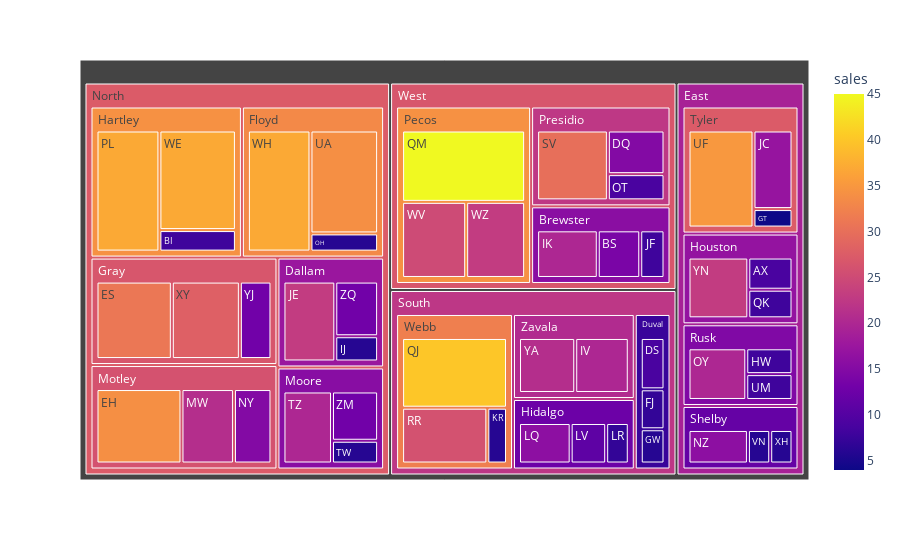

Notebook code cell kept with this figure:
### Code cell
# Add Tree Map

fig = px.treemap(df_practice,
                 path=['region', 'county', 'salesperson'],
                 values='sales',
                 color='sales',
                 hover_name='calls'
                )
fig.show()

### Figure 1 — Plotly figure (JSON) as saved in the notebook; plotly's stock layout.template omitted (floating-point values rounded to 4 significant figures)
{"data": [{"branchvalues": "total", "customdata": [[9], [8], [14], [15], [9], [34], [31], [7], [4], [6], [8], [6], [20], [20], [17], [23], [8], [6], [16], [7], [11], [21], [15], [16], [6], [9], [20], [37], [40], [8], [45], [26], [30], [6], [20], [34], [35], [8], [6], [37], [37], [25], [23], [6], [28], [21], [13], [23], [13], [13], [15.71], [17.48], [7.545], [33.26], [26.58], [34.17], [12.53], [16.85], [15.51], [26.03], [34.18], [22.33], [14.67], [11.71], [27.32], [32.11], [20.51], [19.12], [27.32], [22.16], [26.69]], "domain": {"x": [0, 1], "y": [0, 1]}, "hovertemplate": "<b>%{hovertext}</b><br><br>labels=%{label}<br>sales_sum=%{value}<br>parent=%{parent}<br>id=%{id}<br>sales=%{color}<extra></extra>", "hovertext": [42, 24, 33, 40, 42, 44, 49, 20, 30, 20, 20, 20, 33, 28, 21, 35, 20, 20, 41, 39, 21, 22, 35, 45, 31, 35, 40, 42, 46, 22, 48, 48, 45, 33, 33, 44, 49, 24, 29, 39, 44, 30, 37, 47, 31, 25, 35, 38, 21, 49, "(?)", "(?)", "(?)", "(?)", "(?)", "(?)", "(?)", "(?)", "(?)", "(?)", "(?)", "(?)", "(?)", "(?)", "(?)", "(?)", "(?)", "(?)", "(?)", "(?)", "(?)"], "ids": ["East/Houston/AX", "North/Hartley/BI", "West/Brewster/BS", "West/Presidio/DQ", "South/Duval/DS", "North/Motley/EH", "North/Gray/ES", "South/Duval/FJ", "East/Tyler/GT", "South/Duval/GW", "East/Rusk/HW", "North/Dallam/IJ", "West/Brewster/IK", "South/Zavala/IV", "East/Tyler/JC", "North/Dallam/JE", "West/Brewster/JF", "South/Webb/KR", "South/Hidalgo/LQ", "South/Hidalgo/LR", "South/Hidalgo/LV", "North/Motley/MW", "North/Motley/NY", "East/Shelby/NZ", "North/Floyd/OH", "West/Presidio/OT", "East/Rusk/OY", "North/Hartley/PL", "South/Webb/QJ", "East/Houston/QK", "West/Pecos/QM", "South/Webb/RR", "West/Presidio/SV", "North/Moore/TW", "North/Moore/TZ", "North/Floyd/UA", "East/Tyler/UF", "East/Rusk/UM", "East/Shelby/VN", "North/Hartley/WE", "North/Floyd/WH", "West/Pecos/WV", "West/Pecos/WZ", "East/Shelby/XH", "North/Gray/XY", "South/Zavala/YA", "North/Gray/YJ", "East/Houston/YN", "North/Moore/ZM", "North/Dallam/ZQ", "West/Brewster", "North/Dallam", "South/Duval", "North/Floyd", "North/Gray", "North/Hartley", "South/Hidalgo", "East/Houston", "North/Moore", "North/Motley", "West/Pecos", "West/Presidio", "East/Rusk", "East/Shelby", "East/Tyler", "South/Webb", "South/Zavala", "East", "North", "South", "West"], "labels": ["AX", "BI", "BS", "DQ", "DS", "EH", "ES", "FJ", "GT", "GW", "HW", "IJ", "IK", "IV", "JC", "JE", "JF", "KR", "LQ", "LR", "LV", "MW", "NY", "NZ", "OH", "OT", "OY", "PL", "QJ", "QK", "QM", "RR", "SV", "TW", "TZ", "UA", "UF", "UM", "VN", "WE", "WH", "WV", "WZ", "XH", "XY", "YA", "YJ", "YN", "ZM", "ZQ", "Brewster", "Dallam", "Duval", "Floyd", "Gray", "Hartley", "Hidalgo", "Houston", "Moore", "Motley", "Pecos", "Presidio", "Rusk", "Shelby", "Tyler", "Webb", "Zavala", "East", "North", "South", "West"], "marker": {"coloraxis": "coloraxis", "colors": [9, 8, 14, 15, 9, 34, 31, 7, 4, 6, 8, 6, 20, 20, 17, 23, 8, 6, 16, 7, 11, 21, 15, 16, 6, 9, 20, 37, 40, 8, 45, 26, 30, 6, 20, 34, 35, 8, 6, 37, 37, 25, 23, 6, 28, 21, 13, 23, 13, 13, 15.71, 17.48, 7.545, 33.26, 26.58, 34.17, 12.53, 16.85, 15.51, 26.03, 34.18, 22.33, 14.67, 11.71, 27.32, 32.11, 20.51, 19.12, 27.32, 22.16, 26.69]}, "name": "", "parents": ["East/Houston", "North/Hartley", "West/Brewster", "West/Presidio", "South/Duval", "North/Motley", "North/Gray", "South/Duval", "East/Tyler", "South/Duval", "East/Rusk", "North/Dallam", "West/Brewster", "South/Zavala", "East/Tyler", "North/Dallam", "West/Brewster", "South/Webb", "South/Hidalgo", "South/Hidalgo", "South/Hidalgo", "North/Motley", "North/Motley", "East/Shelby", "North/Floyd", "West/Presidio", "East/Rusk", "North/Hartley", "South/Webb", "East/Houston", "West/Pecos", "South/Webb", "West/Presidio", "North/Moore", "North/Moore", "North/Floyd", "East/Tyler", "East/Rusk", "East/Shelby", "North/Hartley", "North/Floyd", "West/Pecos", "West/Pecos", "East/Shelby", "North/Gray", "South/Zavala", "North/Gray", "East/Houston", "North/Moore", "North/Dallam", "West", "North", "South", "North", "North", "North", "South", "East", "North", "North", "West", "West", "East", "East", "East", "South", "South", "", "", "", ""], "type": "treemap", "values": [9, 8, 14, 15, 9, 34, 31, 7, 4, 6, 8, 6, 20, 20, 17, 23, 8, 6, 16, 7, 11, 21, 15, 16, 6, 9, 20, 37, 40, 8, 45, 26, 30, 6, 20, 34, 35, 8, 6, 37, 37, 25, 23, 6, 28, 21, 13, 23, 13, 13, 42, 42, 22, 77, 72, 82, 34, 40, 39, 70, 93, 54, 36, 28, 56, 72, 41, 160, 382, 169, 189]}], "layout": {"coloraxis": {"colorbar": {"title": {"text": "sales"}}, "colorscale": [[0, "#0d0887"], [0.1111, "#46039f"], [0.2222, "#7201a8"], [0.3333, "#9c179e"], [0.4444, "#bd3786"], [0.5556, "#d8576b"], [0.6667, "#ed7953"], [0.7778, "#fb9f3a"], [0.8889, "#fdca26"], [1, "#f0f921"]]}, "legend": {"tracegroupgap": 0}, "margin": {"t": 60}}}
